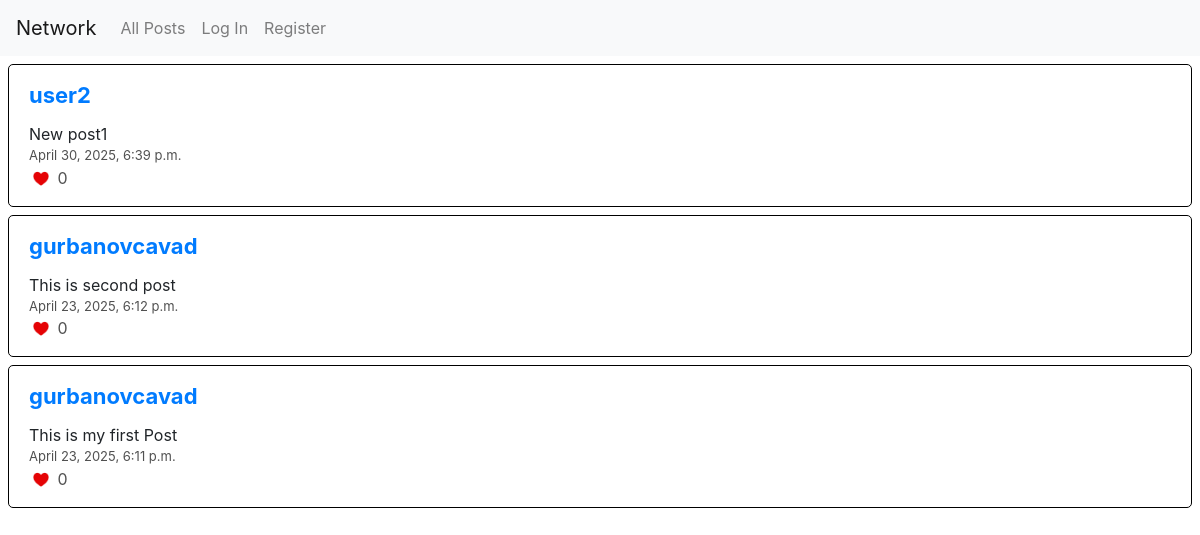
Before: /allposts/ with the older database file.
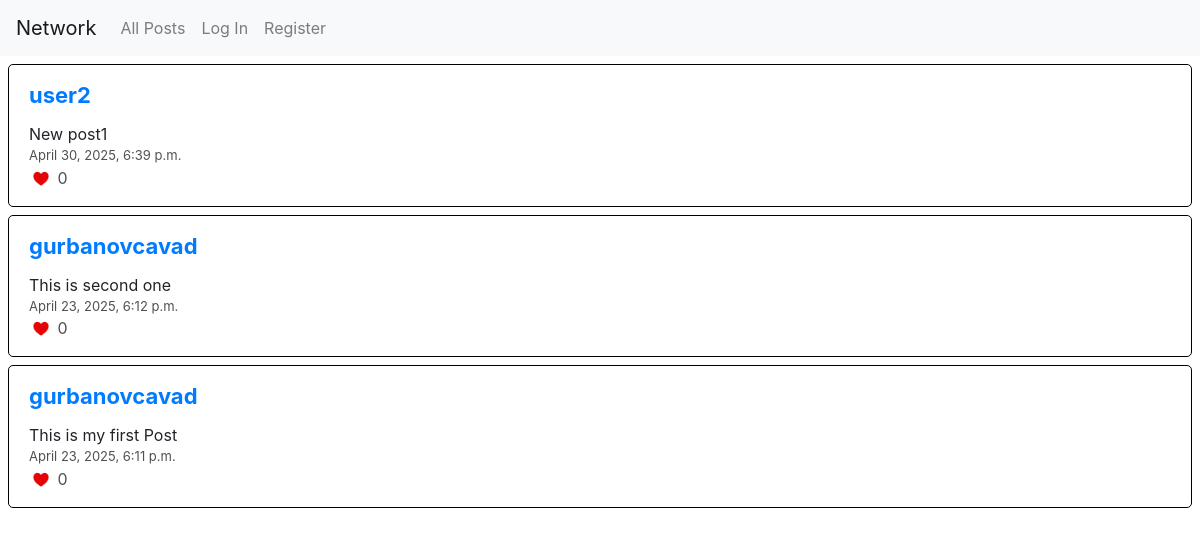
After: the same page with the newer database file.
### network/models.py (models this page shows, shortened)
class Post(models.Model):
    owner = models.ForeignKey(User, on_delete=models.CASCADE, related_name="posts")
    body = models.TextField(blank=False, null=False)
    created_at = models.DateTimeField(auto_now_add=True)
    class Meta:
        ordering = ["-created_at"]

class User(AbstractUser):
    pass

### network/views.py (the view)
# urls.py: path("allposts/", views.all_posts, name='all_posts'),
def all_posts(request):
    posts = Post.objects.order_by('-created_at').all()
    context = {'posts': posts}
    return render(request, 'network/all_posts.html', context)

### network/templates/network/all_posts.html (shortened to what this page needs)
{% extends 'network/layout.html' %}
{% block body %}
    {% for post in posts %}
        <div id="posts">
            <div class="post">
                <div id="username"><a href="{% url 'profile' post.owner %}">{{post.owner}}</a></div>
                <div id="content">{{post.body}}</div>
                <div id="time">{{post.created_at}}</div>
                <div id="likes">
                    <img style="width: 24px; height: 22px; margin-bottom: 3px;" alt="">
                    <span class="like">0</span>
                </div>
            </div>
        </div>
    {% empty %}
        <div style="margin-left: 10px; font-weight: bold; font-size: 25px;">There is no post yet.</div>
    {% endfor %}
{% endblock %}

### network/templates/network/layout.html (shortened to what this page needs)
{% load static %}
<!DOCTYPE html>
<html lang="en">
    <head>
        <link rel="stylesheet" href="https://stackpath.bootstrapcdn.com/bootstrap/4.4.1/css/bootstrap.min.css">
        <link href="{% static 'network/styles.css' %}" rel="stylesheet">
    </head>
    <body>
        <nav class="navbar navbar-expand-lg navbar-light bg-light">
            <a class="navbar-brand" href="{% url 'index' %}">Network</a>
            <div>
              <ul class="navbar-nav mr-auto">
                <li class="nav-item">
                  <a class="nav-link" href="{% url 'all_posts' %}">All Posts</a>
                </li>
                {% if user.is_authenticated %}
                    <li class="nav-item">
                        <a class="nav-link" href="{% url 'following' user.id %}">Following</a>
                    </li>
                    <li class="nav-item">
                        <a class="nav-link" href="{% url 'logout' %}">Log Out</a>
                    </li>
                {% else %}
                    <li class="nav-item">
                        <a class="nav-link" href="{% url 'login' %}">Log In</a>
                    </li>
                    <li class="nav-item">
                        <a class="nav-link" href="{% url 'register' %}">Register</a>
                    </li>
                {% endif %}
              </ul>
            </div>
          </nav>
        <div class="body">
            {% if message %}
                <div style="font-size: 25px; font-weight: bold; margin-left: 10px;">{{message}}</div>
            {% else %}
                {% block body %}
                {% endblock %}
            {% endif %}
        </div>
    </body>
</html>

### network/static/network/styles.css (style rules this page uses)
.post { border: solid black 1px; border-radius: 5px; margin: 8px; padding: 14px 20px; }
#username { font-size: 22px; font-weight: bold; margin-bottom: 10px; }
#time { color: rgb(81, 81, 81); font-size: 13px; }
.like { color: rgb(81, 81, 81); }

Changed rows visible on the page:
changed Post: body "This is second post" → "This is second one"
